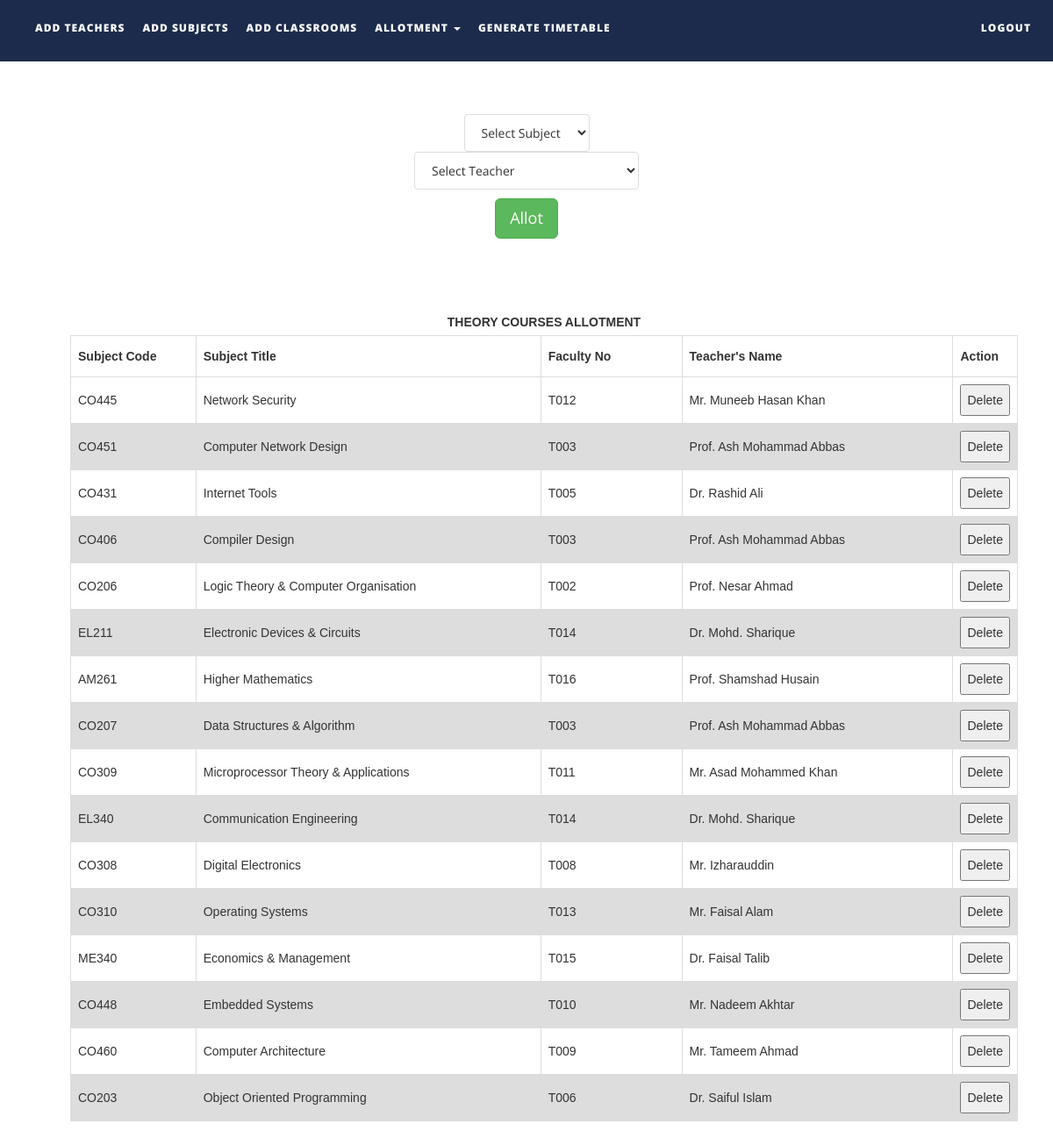
/allotsubjects.php, run on the app's committed database.
### tables this page shows
CREATE TABLE `subjects` (
  `subject_code` varchar(50) NOT NULL,
  `subject_name` varchar(100) NOT NULL,
  `course_type` varchar(15) NOT NULL,
  `semester` int(1) NOT NULL,
  `department` varchar(50) NOT NULL,
  `isAlloted` int(1) NOT NULL,
  `allotedto` text NOT NULL,
  `allotedto2` text NOT NULL,
  `allotedto3` text NOT NULL
);

CREATE TABLE `teachers` (
  `faculty_number` varchar(10) NOT NULL,
  `name` text NOT NULL,
  `alias` varchar(10) NOT NULL,
  `designation` varchar(30) NOT NULL,
  `contact_number` varchar(15) NOT NULL,
  `emailid` varchar(50) NOT NULL
);

### allotsubjects.php (the view, shortened to what this page needs)
<!DOCTYPE html>
<html xmlns="http://www.w3.org/1999/xhtml">
<head>
    <link href="assets/css/bootstrap.css" rel="stylesheet"/>
    <link href="assets/css/font-awesome.min.css" rel="stylesheet"/>
    <link href="assets/css/flexslider.css" rel="stylesheet"/>
    <link href="assets/css/style.css" rel="stylesheet"/>
</head>
<body>
<div class="navbar navbar-inverse navbar-fixed-top " id="menu">
    <div class="container">
        <div class="navbar-collapse collapse move-me">
            <ul class="nav navbar-nav navbar-left">
                <li><a href="addteachers.php">ADD TEACHERS</a></li>
                <li><a href="addsubjects.php">ADD SUBJECTS</a></li>
                <li><a href="addclassrooms.php">ADD CLASSROOMS</a></li>
                <li class="dropdown"><a class="dropdown-toggle" data-toggle="dropdown" aria-expanded="false">ALLOTMENT
                        <span class="caret"></span></a>
                </li>
                <li><a href="generatetimetable.php">GENERATE TIMETABLE</a></li>
            </ul>
            <ul class="nav navbar-nav navbar-right">
                <li><a href="index.php">LOGOUT</a></li>
            </ul>
        </div>
    </div>
</div>
<br>
<div align="center">
    <form action="allotmentFormvalidation.php" method="post" style="margin-top: 100px">
        <div style="margin-top: 5px">
            <select name="tobealloted" class="list-group-item">
                <?php
                $q = mysqli_query(mysqli_connect("localhost", "root", "", "ttms"),
                    "SELECT * FROM subjects");
                $row_count = mysqli_num_rows($q);
                if ($row_count) {
                    $mystring = '
         <option selected disabled>Select Subject</option>';
                    while ($row = mysqli_fetch_assoc($q)) {
                        if ($row['isAlloted'] == 1 || $row['course_type'] == "LAB")
                            continue;
                        $mystring .= '<option value="' . $row['subject_code'] . '">' . $row['subject_name'] . '</option>';
                    }
                    echo $mystring;
                }
                ?>
            </select>
        </div>
        <div>
            <select name="toalloted" class="list-group-item">
                <?php
                $q = mysqli_query(mysqli_connect("localhost", "root", "", "ttms"),
                    "SELECT * FROM teachers ");
                $row_count = mysqli_num_rows($q);
                if ($row_count) {
                    $mystring = '
         <option selected disabled>Select Teacher</option>';
                    while ($row = mysqli_fetch_assoc($q)) {
                        $mystring .= '<option value="' . $row['faculty_number'] . '">' . $row['name'] . '</option>';
                    }
                    echo $mystring;
                }
                ?>
            </select>
        </div>
        <div style="margin-top: 10px">
            <button type="submit" class="btn btn-success btn-lg">Allot</button>
        </div>
    </form>
</div>
<table id=allotedsubjectstable>
    <caption><strong>THEORY COURSES ALLOTMENT</strong></caption>
    <tr>
        <th width="150">Subject Code</th>
        <th width=420>Subject Title</th>
        <th width="170">Faculty No</th>
        <th width="330">Teacher's Name</th>
        <th width="40">Action</th>
    </tr>
    <tbody>
    <?php
    $q = mysqli_query(mysqli_connect("localhost", "root", "", "ttms"),
        "SELECT * FROM subjects ");
    while ($row = mysqli_fetch_assoc($q)) {
        if ($row['isAlloted'] == 0 || $row['course_type'] == 'LAB')
            continue;
        $teacher_id = $row['allotedto'];
        $t = mysqli_query(mysqli_connect("localhost", "root", "", "ttms"),
            "SELECT name FROM teachers WHERE faculty_number = '$teacher_id'");
        $trow = mysqli_fetch_assoc($t);
        echo "<tr><td>{$row['subject_code']}</td>
                    <td>{$row['subject_name']}</td>
                    <td>{$row['allotedto']}</td>
                    <td>{$trow['name']}</td>
                   <td>
                    <button>Delete</button></td>
                    </tr>\n";
    }
    ?>
    </tbody>
</table>
</body>
</html>

### style.css (style rules this page uses)
#menu { background-color: rgba(28, 43, 75, 1); color: #fff; font-size: 12px; font-weight: 900; letter-spacing: 1px; min-height: 70px; }
.navbar-inverse { border-color: transparent; }
.navbar-inverse .navbar-nav > li > a, .navbar-inverse .navbar-nav > li > a:hover { color: #FFF; padding: 22px 10px; }

### allotsubjects.php (style rules this page uses)
table { margin-top: 80px; margin-bottom: 50px; font-family: arial, sans-serif; border-collapse: collapse; margin-left: 80px; width: 90%; }
td, th { border: 1px solid #dddddd; text-align: left; padding: 8px; }
tr:nth-child(even) { background-color: #dddddd; }

### data on the page
subjects: subject_code "CO445", subject_name "Network Security", allotedto "T012", teachers.name "Mr. Muneeb Hasan Khan"
subjects: subject_code "CO451", subject_name "Computer Network Design", allotedto "T003", teachers.name "Prof. Ash Mohammad Abbas"
subjects: subject_code "CO431", subject_name "Internet Tools", allotedto "T005", teachers.name "Dr. Rashid Ali"
subjects: subject_code "CO406", subject_name "Compiler Design", allotedto "T003", teachers.name "Prof. Ash Mohammad Abbas"
subjects: subject_code "CO206", subject_name "Logic Theory & Computer Organisation", allotedto "T002", teachers.name "Prof. Nesar Ahmad"
subjects: subject_code "EL211", subject_name "Electronic Devices & Circuits", allotedto "T014", teachers.name "Dr. Mohd. Sharique"
subjects: subject_code "AM261", subject_name "Higher Mathematics", allotedto "T016", teachers.name "Prof. Shamshad Husain"
subjects: subject_code "CO207", subject_name "Data Structures & Algorithm", allotedto "T003", teachers.name "Prof. Ash Mohammad Abbas"
subjects: subject_code "CO309", subject_name "Microprocessor Theory & Applications", allotedto "T011", teachers.name "Mr. Asad Mohammed Khan"
subjects: subject_code "EL340", subject_name "Communication Engineering", allotedto "T014", teachers.name "Dr. Mohd. Sharique"
subjects: subject_code "CO308", subject_name "Digital Electronics", allotedto "T008", teachers.name "Mr. Izharauddin"
subjects: subject_code "CO310", subject_name "Operating Systems", allotedto "T013", teachers.name "Mr. Faisal Alam"
subjects: subject_code "ME340", subject_name "Economics & Management", allotedto "T015", teachers.name "Dr. Faisal Talib"
subjects: subject_code "CO448", subject_name "Embedded Systems", allotedto "T010", teachers.name "Mr. Nadeem Akhtar"
subjects: subject_code "CO460", subject_name "Computer Architecture", allotedto "T009", teachers.name "Mr. Tameem Ahmad"
subjects: subject_code "CO203", subject_name "Object Oriented Programming", allotedto "T006", teachers.name "Dr. Saiful Islam"
